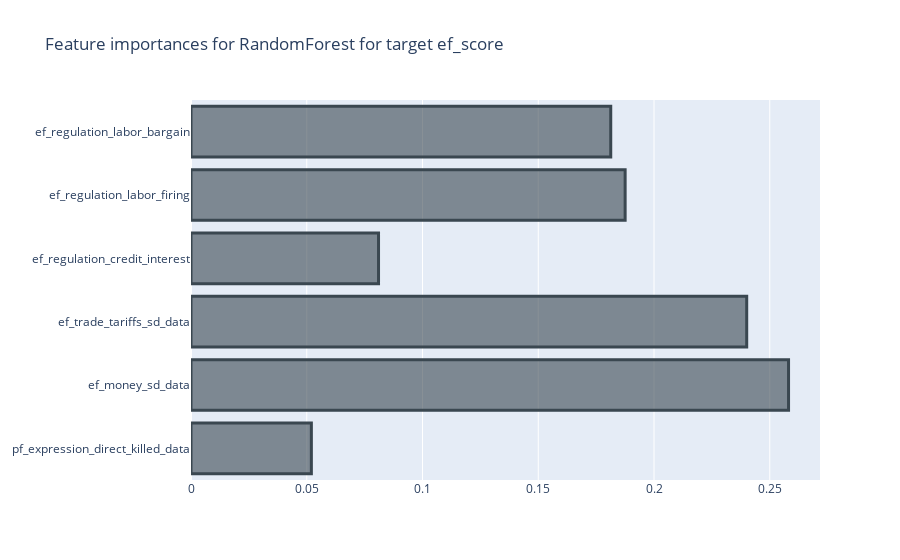
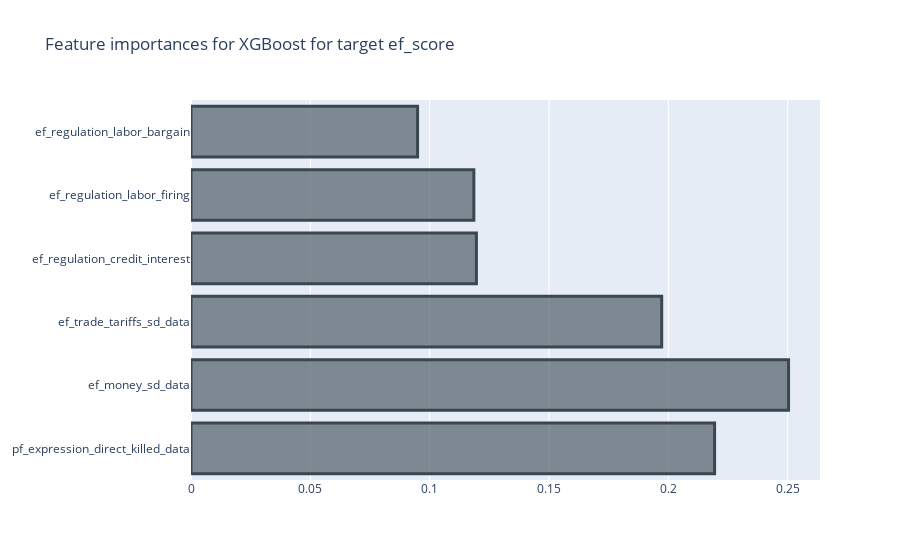
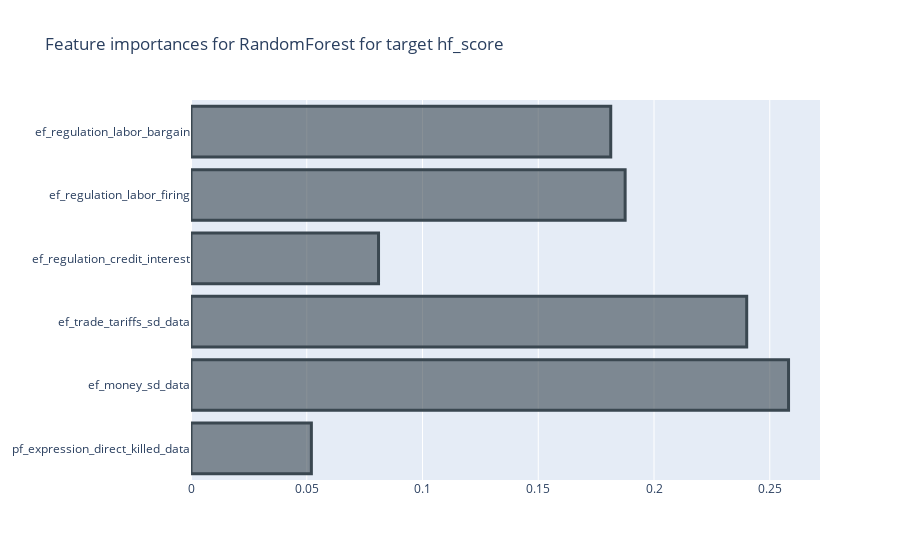
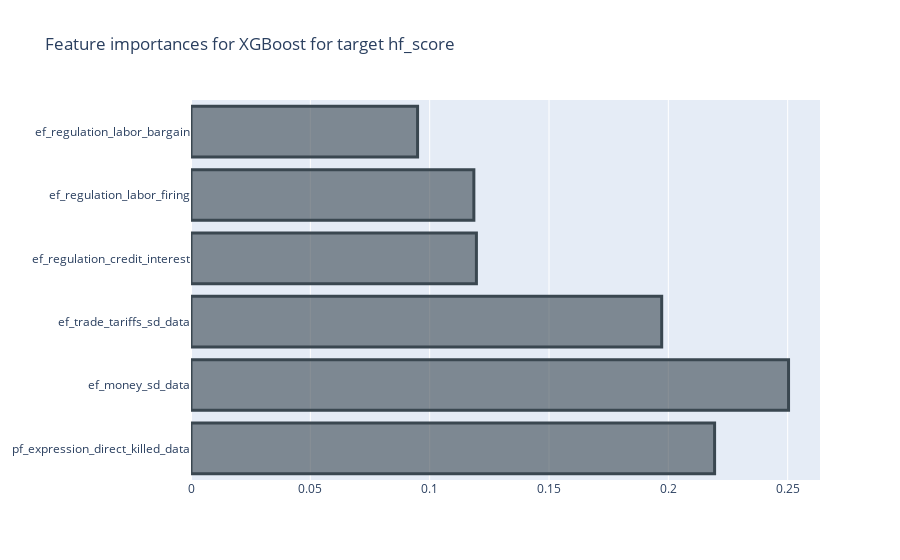

The notebook cell these images were saved under, in order:
### Code cell
tscv = TimeSeriesSplit(n_splits=5)
skf = StratifiedKFold(n_splits=5)

# With temporal sampling
best_models_rf_temporal, best_models_xgb_temporal = rf_xg_model(X_temp_train, X_temp_test, y_temp_train, y_temp_test, selected_features_dict_temporal, cv=tscv)

### Figure 1 — Plotly figure (JSON) as saved in the notebook; plotly's stock layout.template omitted (floating-point values rounded to 4 significant figures)
{"data": [{"marker": {"color": "rgba(58, 71, 80, 0.6)", "line": {"color": "rgba(58, 71, 80, 1.0)", "width": 3}}, "orientation": "h", "type": "bar", "x": [0.05199, 0.2581, 0.24, 0.081, 0.1875, 0.1813], "y": ["pf_expression_direct_killed_data", "ef_money_sd_data", "ef_trade_tariffs_sd_data", "ef_regulation_credit_interest", "ef_regulation_labor_firing", "ef_regulation_labor_bargain"]}], "layout": {"title": {"text": "Feature importances for RandomForest for target ef_score"}}}

### Figure 2 — Plotly figure (JSON) as saved in the notebook; plotly's stock layout.template omitted (floating-point values rounded to 4 significant figures)
{"data": [{"marker": {"color": "rgba(58, 71, 80, 0.6)", "line": {"color": "rgba(58, 71, 80, 1.0)", "width": 3}}, "orientation": "h", "type": "bar", "x": [0.2194, 0.2504, 0.1972, 0.1196, 0.1185, 0.09493], "y": ["pf_expression_direct_killed_data", "ef_money_sd_data", "ef_trade_tariffs_sd_data", "ef_regulation_credit_interest", "ef_regulation_labor_firing", "ef_regulation_labor_bargain"]}], "layout": {"title": {"text": "Feature importances for XGBoost for target ef_score"}}}

### Figure 3 — Plotly figure (JSON) as saved in the notebook; plotly's stock layout.template omitted (floating-point values rounded to 4 significant figures)
{"data": [{"marker": {"color": "rgba(58, 71, 80, 0.6)", "line": {"color": "rgba(58, 71, 80, 1.0)", "width": 3}}, "orientation": "h", "type": "bar", "x": [0.05199, 0.2581, 0.24, 0.081, 0.1875, 0.1813], "y": ["pf_expression_direct_killed_data", "ef_money_sd_data", "ef_trade_tariffs_sd_data", "ef_regulation_credit_interest", "ef_regulation_labor_firing", "ef_regulation_labor_bargain"]}], "layout": {"title": {"text": "Feature importances for RandomForest for target hf_score"}}}

### Figure 4 — Plotly figure (JSON) as saved in the notebook; plotly's stock layout.template omitted (floating-point values rounded to 4 significant figures)
{"data": [{"marker": {"color": "rgba(58, 71, 80, 0.6)", "line": {"color": "rgba(58, 71, 80, 1.0)", "width": 3}}, "orientation": "h", "type": "bar", "x": [0.2194, 0.2504, 0.1972, 0.1196, 0.1185, 0.09493], "y": ["pf_expression_direct_killed_data", "ef_money_sd_data", "ef_trade_tariffs_sd_data", "ef_regulation_credit_interest", "ef_regulation_labor_firing", "ef_regulation_labor_bargain"]}], "layout": {"title": {"text": "Feature importances for XGBoost for target hf_score"}}}
